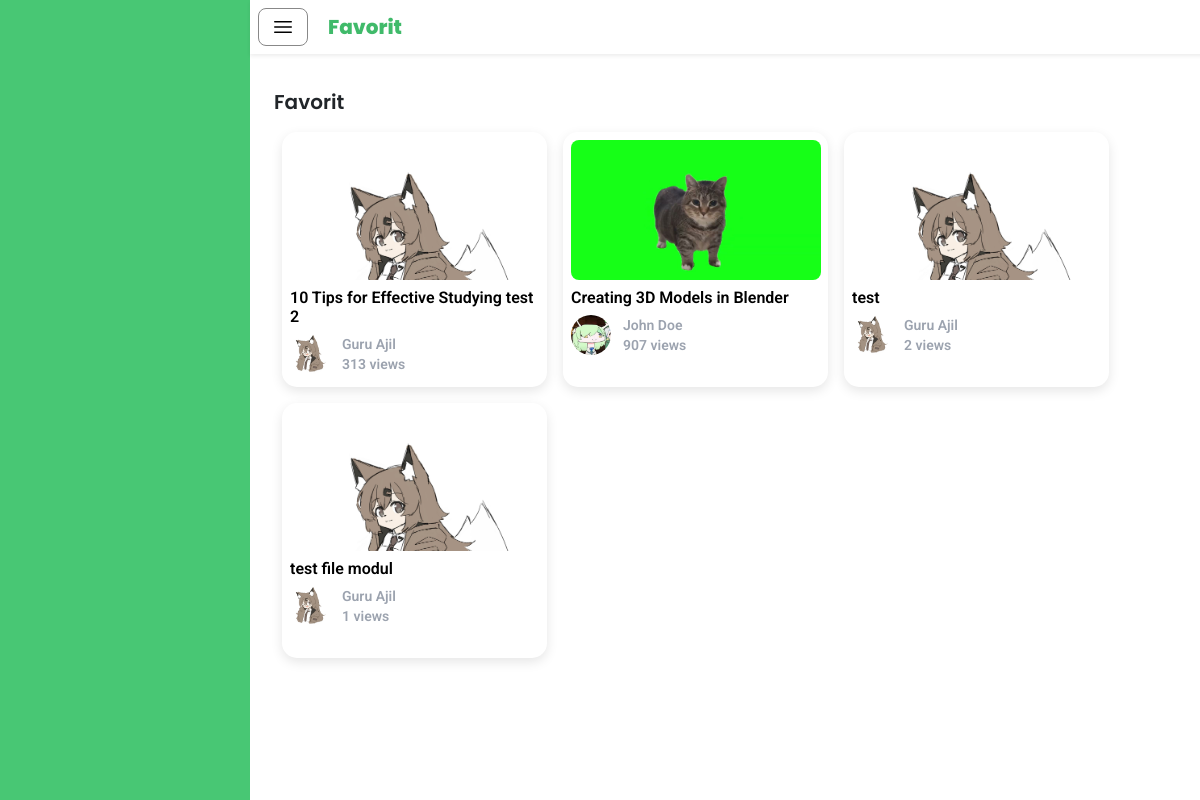
The app's page /siswa/favorit/index.php (signed in), older data.
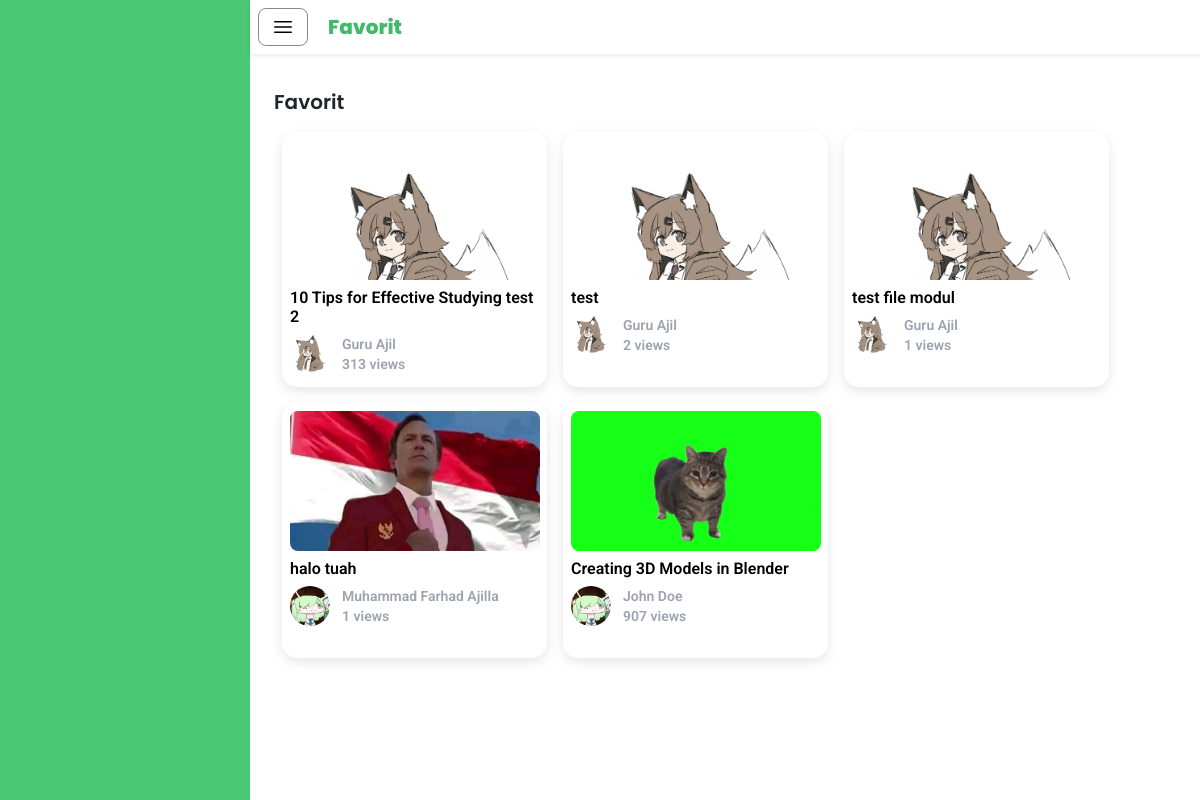
The same page, newer data.
### tables this page shows
CREATE TABLE IF NOT EXISTS `video` (
  `videoID` int NOT NULL AUTO_INCREMENT,
  `teacherID` int NOT NULL,
  `video` varchar(255) NOT NULL DEFAULT '',
  `thumbnail` varchar(255) NOT NULL DEFAULT '',
  `title` varchar(255) NOT NULL,
  `views` int NOT NULL,
  `upload_date` datetime NOT NULL,
  `favorite` int DEFAULT '0',
  PRIMARY KEY (`videoID`),
  KEY `teacherID` (`teacherID`),
  CONSTRAINT `video_ibfk_1` FOREIGN KEY (`teacherID`) REFERENCES `guru` (`teacherID`) ON DELETE CASCADE ON UPDATE CASCADE
);

CREATE TABLE IF NOT EXISTS `user` (
  `userID` int NOT NULL AUTO_INCREMENT,
  `email` varchar(255) NOT NULL,
  `password` varchar(255) NOT NULL,
  `name` varchar(255) NOT NULL,
  `profile_photo` varchar(255) NOT NULL,
  `role` int NOT NULL,
  PRIMARY KEY (`userID`)
);

### siswa/favorit/listFavorit.php (called while the page is built, shortened)
<?php
include 'datastudentID.php';
$servername = "localhost";
$username = "root";
$password = "";
$dbname = "study_tube";
$conn = new mysqli($servername, $username, $password, $dbname);
$sqlvideoID = "SELECT videoID FROM favorit WHERE studentID = ?";
$stmt = $conn->prepare($sqlvideoID);
$stmt->bind_param("i", $studentID);
$stmt->execute();
$resultvideoID = $stmt->get_result();
$videoIDs = [];
while ($row = $resultvideoID->fetch_assoc()) {
    $videoIDs[] = $row['videoID'];
}
if (count($videoIDs) > 0) {
    $placeholders = implode(',', array_fill(0, count($videoIDs), '?'));
    $sql = "SELECT
                v.videoID AS video_id,
                v.title AS video_title,
                v.thumbnail AS video_thumbnail,
                v.video AS video_path,
                v.views as video_views,
                u.name AS guru_name,
                u.profile_photo AS guru_photo
            FROM
                video v
            JOIN
                guru g ON v.teacherID = g.teacherID
            JOIN
                user u ON g.userID = u.userID
            WHERE
                v.videoID IN ($placeholders)";
    $stmt = $conn->prepare($sql);
    $stmt->bind_param(str_repeat('i', count($videoIDs)), ...$videoIDs);
    $stmt->execute();
    $resultFavorit = $stmt->get_result();
} else {
    $output['error'] = "Tidak ada video favorit untuk studentID ini.";
}
?>

### siswa/favorit/datastudentID.php (called while the page is built, shortened)
<?php
$servername = "localhost";
$username = "root";
$password = "";
$dbname = "study_tube";
$conn = new mysqli($servername, $username, $password, $dbname);
$userID = $_SESSION['user_id'];
$sqlstudentID = "SELECT studentID FROM siswa JOIN user ON siswa.userID = user.userID WHERE user.userID = ?";
$stmtstudentID = $conn->prepare($sqlstudentID);
$stmtstudentID->bind_param("i", $userID);
$stmtstudentID->execute();
$resultstudentID = $stmtstudentID->get_result();
if ($row = $resultstudentID->fetch_assoc()) {
    $studentID = $row['studentID'];
} else {
    echo "Student ID tidak ditemukan.";
}
?>

### siswa/favorit/index.php (the view, shortened to what this page needs)
<?php
include 'listFavorit.php';
?>
<!DOCTYPE html>
<html lang="en">
<head>
    <script src="https://cdn.tailwindcss.com"></script>
    <link href="https://cdn.jsdelivr.net/npm/bootstrap@5.3.3/dist/css/bootstrap.min.css" rel="stylesheet">
    <link rel="stylesheet" href="/Study-Tube/siswa/style.css">
</head>
<body>
    <div id="sidebar" class="fixed top-0 left-0 h-screen bg-[#40BA6A]">
    </div>
    <div id="mainContent" class="main-content bg-white">
        <div class="fixed top-0 w-full bg-white z-50 shadow-sm">
            <div class="flex items-center space-x-5 p-2">
                <button id="toggleSidebar" class="btn btn-secondary col-rounded bg-white">
                    <svg xmlns="http://www.w3.org/2000/svg" fill="none" viewBox="0 0 24 24" stroke-width="1.5" stroke="black" class="size-6">
                        <path stroke-linecap="round" stroke-linejoin="round" d="M3.75 6.75h16.5M3.75 12h16.5m-16.5 5.25h16.5" />
                    </svg>
                </button>
                <h1 class="font-poppins font-extrabold text-[#40BA6A] text-xl my-auto">Favorit</h1>
            </div>
        </div>
        <div class="container mt-12 p-3 my-min px-4 overflow-y-hidden">
                <h1 class="font-poppins mb-2 text-xl mt-4">Favorit</h1>
                <div class="container p-2 mb-2">
                    <div class="space-x-2 space-y-3">
                        <div id="containerVideo" class="flex flex-wrap gap-3">
                            <?php if ($resultFavorit && $resultFavorit->num_rows > 0): ?>
                                <?php while ($video = $resultFavorit->fetch_assoc()): ?>
                                    <div
                                        onclick="location.href='/Study-Tube/siswa/tonton/index.php?video=<?php echo urlencode($video['video_path']); ?>&videoID=<?php echo $video['video_id']; ?>'"
                                        class="w-[265px] h-[255px] col-rounded-shadow cursor-pointer p-2"
                                    >
                                        <div class="overflow-hidden w-[250px] h-[140px] rounded-lg bg-white">
                                            <div class="mx-auto item thumbnail">
                                                <img
                                                    src="<?= htmlspecialchars($video['video_thumbnail']) ?>"
                                                    alt="<?= htmlspecialchars($video['video_title']) ?>"
                                                    class="w-full h-full object-cover"
                                                >
                                            </div>
                                        </div>
                                        <h1 class="font-roboto text-black text-ellipsis overflow-hidden line-clamp-2 mt-2">
                                            <?= htmlspecialchars($video['video_title']) ?>
                                        </h1>
                                        <div class="row mt-2">
                                            <div class="flex space-x-3">
                                                <div class="mx-auto overflow-hidden w-[40px] h-[40px] rounded-full bg-white">
                                                    <div class="mx-auto">
                                                        <img
                                                            src="<?= htmlspecialchars($video['guru_photo']) ?>"
                                                            alt="<?= htmlspecialchars($video['guru_name']) ?>"
                                                            class="w-full h-full object-cover"
                                                        >
                                                    </div>
                                                </div>
                                                <div class="col">
                                                    <h1 class="font-roboto text-gray-400 text-sm truncate overflow-hidden">
                                                        <?= htmlspecialchars($video['guru_name']) ?>
                                                    </h1>
                                                    <h1 class="font-roboto text-gray-400 text-sm truncate overflow-hidden">
                                                        <?= htmlspecialchars($video['video_views']) ?> views
                                                    </h1>
                                                </div>
                                            </div>
                                        </div>
                                    </div>
                                <?php endwhile; ?>
                            <?php else: ?>
                                <p class="font-roboto font-normal mb-2 text-l">Belum ada video favorit.</p>
                            <?php endif; ?>
                        </div>
                    </div>
                </div>
    </div>
</body>
</html>

### siswa/style.css (style rules this page uses)
.font-poppins { font-family: 'Poppins', sans-serif; font-weight: 600; }
.col-rounded { border-radius: 0.5rem; border-width: 1px; border-color: #888; }
.col-rounded-shadow { border-radius: 15px; box-shadow: 0px 4px 12px rgba(0, 0, 0, 0.1); }
.font-roboto { font-family: 'Roboto', sans-serif; font-weight: 600; }
#sidebar { height: 100vh; position: fixed; top: 0; left: 0; z-index: 10; transition: transform 0.3s ease-in-out; width: 250px; background-color: #48c774; color: white; }
.main-content { margin-left: 250px; transition: margin-left 0.3s ease-in-out; }

Row changes from the older to the newer data that the page shows:
added video: thumbnail (picture), title "halo tuah", user.profile_photo (picture), user.name "Muhammad Farhad Ajilla", views "1"
shown differently, row unchanged: video "Creating 3D Models in Blender": moves down the list
